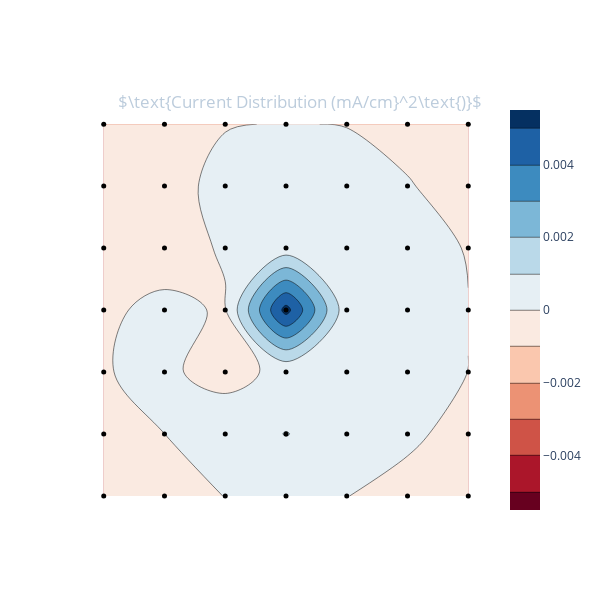

Notebook code for this chart:
### Code cell
currents = data.readCurrents(centre5x5=False)
# apl.plotI(currents)
data.append(
    pressure = 0.29e-4,
    Vbias = 120,
    Ibias = 1.7,
    Varc = 65.5,
    Iarc = 1.29,
    Ibase = 0.105,
    Vext = 6000,
    Iext = 0.1,
    Ve1 = -2777,
    Ie1 = -1.65,
    Ve23 = 0,
    Ie23 = 0,
    currents = currents,
    note = ''
)
data.plotI()

### Figure 1 — Plotly figure (JSON) as saved in the notebook; plotly's stock layout.template omitted (floating-point values rounded to 4 significant figures)
{"data": [{"autocontour": true, "colorscale": [[0, "rgb(103,0,31)"], [0.1, "rgb(178,24,43)"], [0.2, "rgb(214,96,77)"], [0.3, "rgb(244,165,130)"], [0.4, "rgb(253,219,199)"], [0.5, "rgb(247,247,247)"], [0.6, "rgb(209,229,240)"], [0.7, "rgb(146,197,222)"], [0.8, "rgb(67,147,195)"], [0.9, "rgb(33,102,172)"], [1, "rgb(5,48,97)"]], "contours": {"end": 0.005, "size": 0.001, "start": -0.005}, "ncontours": 21, "type": "contour", "z": [[-3.744e-05, -5.688e-05, 2.62e-06, 1.017e-05, 3.21e-06, -6.085e-05, -4.747e-05], [-6.938e-05, -3.502e-07, 0.0003016, 0.001038, 0.0004036, 3.365e-05, -6.131e-05], [-1.507e-05, 7.394e-05, -0.0001605, 0.0001232, 0.0001207, 0.0004328, -5.944e-06], [-0.0001099, 0.0001584, -6.935e-05, 0.005383, 0.0003691, 0.0009618, 1.685e-05], [-0.0001958, -0.0003218, 8.15e-05, 0.0004394, 0.0004163, 0.000233, -3.015e-05], [-0.0001507, -0.0001102, 8.737e-05, 0.0005916, 0.0001597, 1.112e-05, -7.08e-05], [-5.849e-05, -8.304e-05, -1.334e-05, 1.241e-05, -1.001e-05, -5.461e-05, -4.746e-05]], "zmax": 0.005383, "zmid": 0, "zmin": -0.005383}, {"marker": {"color": "rgb(0, 0, 0)", "size": 5}, "mode": "markers", "type": "scatter", "x": [0, 1, 2, 3, 4, 5, 6, 0, 1, 2, 3, 4, 5, 6, 0, 1, 2, 3, 4, 5, 6, 0, 1, 2, 3, 4, 5, 6, 0, 1, 2, 3, 4, 5, 6, 0, 1, 2, 3, 4, 5, 6, 0, 1, 2, 3, 4, 5, 6], "y": [0, 0, 0, 0, 0, 0, 0, 1, 1, 1, 1, 1, 1, 1, 2, 2, 2, 2, 2, 2, 2, 3, 3, 3, 3, 3, 3, 3, 4, 4, 4, 4, 4, 4, 4, 5, 5, 5, 5, 5, 5, 5, 6, 6, 6, 6, 6, 6, 6]}], "layout": {"height": 600, "paper_bgcolor": "rgba(0, 0, 0, 0)", "plot_bgcolor": "rgba(0, 0, 0, 0)", "title": {"font": {"color": "#BCCCDC"}, "text": "$\\text{Current Distribution (mA/cm}^2\\text{)}$", "x": 0.5, "xanchor": "center", "y": 0.84, "yanchor": "top"}, "width": 600, "xaxis": {"autorange": true, "range": [-0.3905, 6.39], "showgrid": false, "showticklabels": false, "tickmode": "linear", "type": "linear"}, "yaxis": {"autorange": true, "range": [-0.3894, 6.389], "showgrid": false, "showticklabels": false, "type": "linear"}}}
